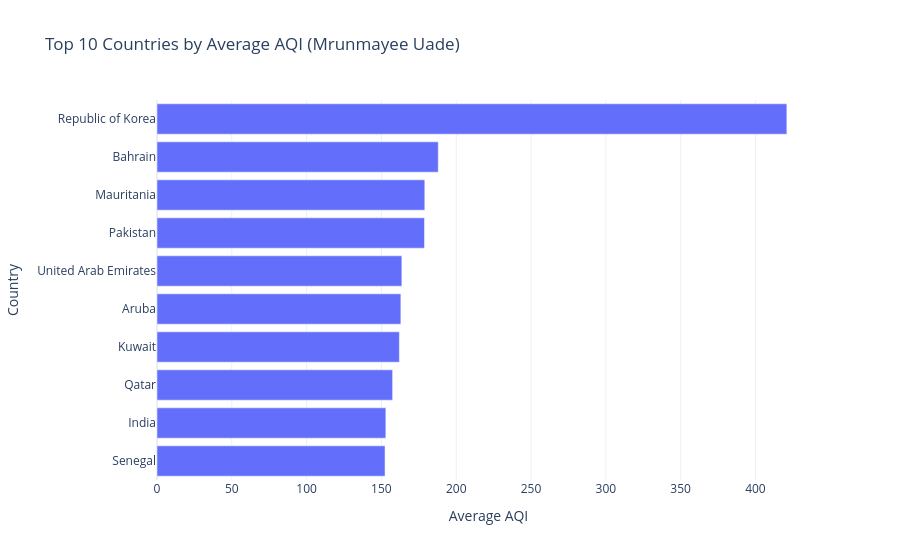

The cell this chart's notebook holds for it:
### Code cell
fig = px.bar(
    country_aqi,
    x="AQI Value",
    y="Country",
    orientation="h",
    title="Top 10 Countries by Average AQI (Mrunmayee Uade)",
    labels={
        "AQI Value": "Average AQI",
        "Country": "Country"
    }
)

fig.update_layout(
    template="plotly_white",
    yaxis={"categoryorder": "total ascending"}
)

fig.show()

### Figure 1 — Plotly figure (JSON) as saved in the notebook; plotly's stock layout.template omitted (floating-point values rounded to 4 significant figures)
{"data": [{"hovertemplate": "Average AQI=%{x}<br>Country=%{y}<extra></extra>", "legendgroup": "", "marker": {"color": "#636efa", "pattern": {"shape": ""}}, "name": "", "orientation": "h", "showlegend": false, "textposition": "auto", "type": "bar", "x": [421.0, 188.0, 179.0, 178.8, 163.7, 163.0, 162.0, 157.5, 153.0, 152.4], "xaxis": "x", "y": ["Republic of Korea", "Bahrain", "Mauritania", "Pakistan", "United Arab Emirates", "Aruba", "Kuwait", "Qatar", "India", "Senegal"], "yaxis": "y"}], "layout": {"barmode": "relative", "legend": {"tracegroupgap": 0}, "title": {"text": "Top 10 Countries by Average AQI (Mrunmayee Uade)"}, "xaxis": {"anchor": "y", "domain": [0, 1], "title": {"text": "Average AQI"}}, "yaxis": {"anchor": "x", "categoryorder": "total ascending", "domain": [0, 1], "title": {"text": "Country"}}}}
